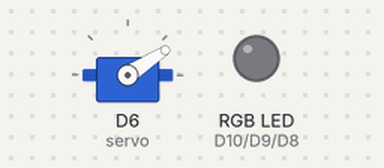
This program was run on a simulated Arduino Uno R4 WiFi. On the bench: servo, an RGB LED mixed from three pins (HIGH = lit).

Above: at 0.35 s.
At 0.8 s:
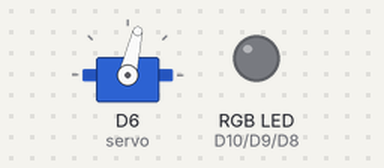
At 1.05 s:
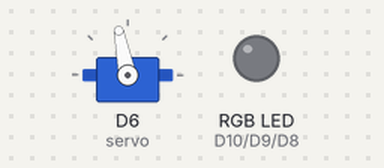
At 1.3 s:
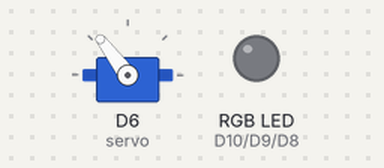
At 3.0 s:
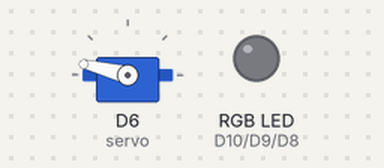
At 5.65 s:
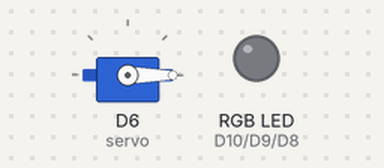
Timing chart, 0 to 7.4 s (numbered marks = the images above):
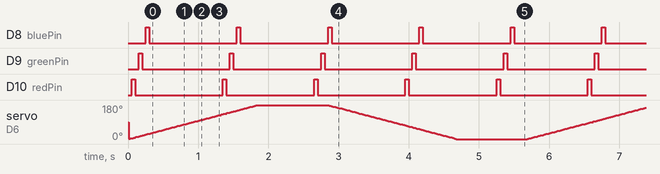

The program:

main.cpp
```cpp
#include <Arduino.h>
#include <Servo.h>

// RGB LED
int redPin = 10;
int greenPin = 9;
int bluePin = 8;
int rgbPins[] = {redPin, greenPin, bluePin};
bool isRgbSequenceStopped = false;
byte blinkCounter = 0;
unsigned long rgbShortTimeInterval = 50, rgbLongTimeInterval = 1000, rgbPrevTime = 0;

// SERVO
Servo servo;
int servoPos = 0;
bool goingForward = true;
bool isServoSequenceStopped = false;
unsigned long servoShortTimeInterval = 10, servoLongTimeInterval = 1000, servoPrevTime = 0;

bool shouldContinueOnLongRgbDelay();
bool shouldContinueOnServoLimitDelay();

void setup() {
  pinMode(redPin, OUTPUT);
  pinMode(greenPin, OUTPUT);
  pinMode(bluePin, OUTPUT);
  servo.attach(6);
}

void loop() {
  if (shouldContinueOnLongRgbDelay() && millis() - rgbPrevTime >= rgbShortTimeInterval) {
    rgbPrevTime = millis();

    digitalWrite(rgbPins[(blinkCounter / 2) % 3], digitalRead(rgbPins[(blinkCounter / 2) % 3]) == LOW ? HIGH : LOW);
    blinkCounter += 1;

    if (blinkCounter % 6 == 0) {
      isRgbSequenceStopped = true;
    }
  }

  if (shouldContinueOnServoLimitDelay() && millis() - servoPrevTime >= servoShortTimeInterval) {
    servoPrevTime = millis();
    servo.write(goingForward ? servoPos += 1 : servoPos -= 1);

    if (servoPos == 180 || servoPos == 0) {
      goingForward = !goingForward;
      isServoSequenceStopped = true;
    }
  }
}

bool shouldContinueOnLongRgbDelay() {
  if (isRgbSequenceStopped && millis() - rgbPrevTime >= rgbLongTimeInterval) {
    rgbPrevTime = millis();
    isRgbSequenceStopped = false;
  }

  return !isRgbSequenceStopped;
}

bool shouldContinueOnServoLimitDelay() {
  if (isServoSequenceStopped && millis() - servoPrevTime >= servoLongTimeInterval) {
    servoPrevTime = millis();
    isServoSequenceStopped = false;
  }

  return !isServoSequenceStopped;
}
```

Measured:
- by itself, D8 (bluePin), D9 (greenPin), D10 (redPin): alternates HIGH for 0.05 s and LOW for 1.3 s
